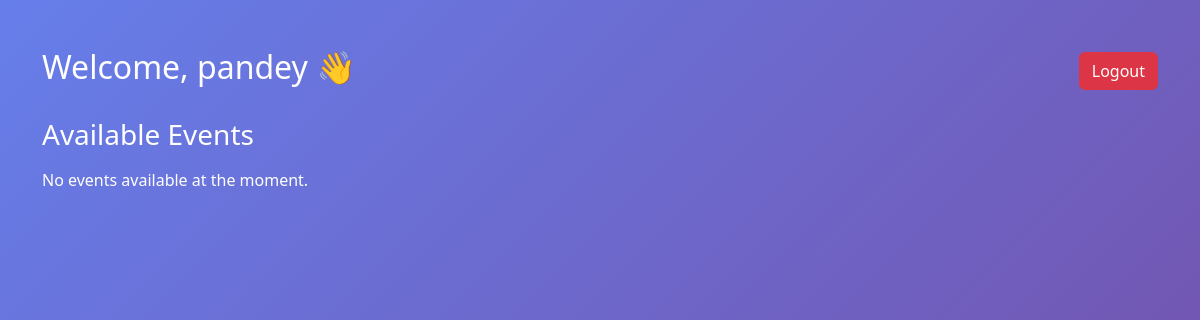
The app's page /student/dashboard/ (signed in), older data.
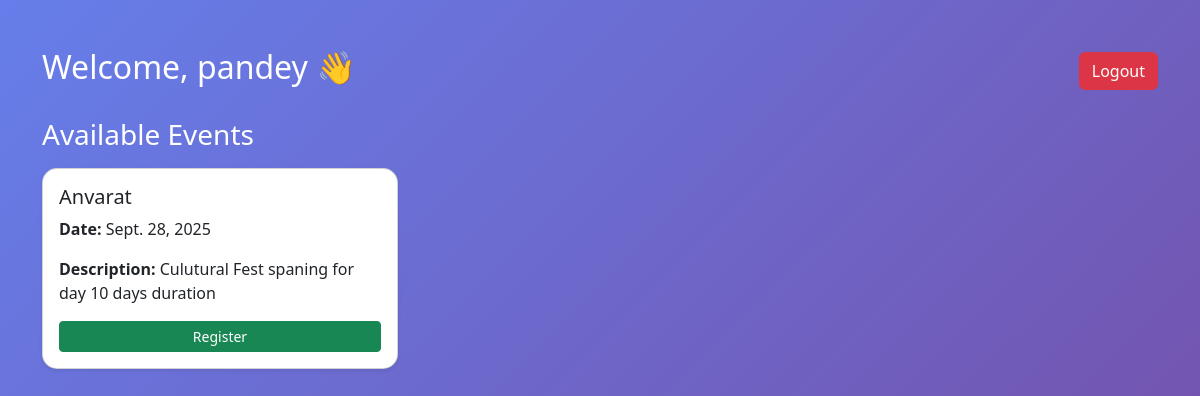
The same page, newer data.
### accounts/models.py (models this page shows, shortened)
class Event(models.Model):
    title = models.CharField(max_length=200)
    description = models.TextField()
    date = models.DateField()
    venue = models.CharField(max_length=200)
    category = models.CharField(max_length=50)
    poster = models.ImageField(upload_to="event_posters/", blank=True, null=True)
    created_by = models.ForeignKey(
        CustomUser,
        on_delete=models.CASCADE,
        related_name="events",
        null=True,     # ✅ fixes migration issue
        blank=True     # ✅ allows empty in admin/forms if needed
    )

### accounts/views.py (the view)
# urls.py: path("student/dashboard/", views.student_dashboard, name="student_dashboard"),
@login_required(login_url="accounts:login")
def student_dashboard(request):
    events = Event.objects.all()
    registrations = Registration.objects.filter(student=request.user)
    return render(request, "student_dashboard.html", {
        "events": events,
        "registrations": registrations
    })

### accounts/templates/student_dashboard.html (shortened to what this page needs)
{% extends "base.html" %}
{% block body_class %}dashboard-body{% endblock %}
{% block content %}
<div class="container py-5">
  <div class="d-flex justify-content-between align-items-center mb-4">
    <h2 class="text-white">Welcome, {{ user.username }} 👋</h2>
    <a href="{% url 'accounts:logout' %}" class="btn btn-danger">Logout</a>
  </div>
  <h3 class="text-white mb-3">Available Events</h3>
  <div class="row">
    {% if events %}
      {% for event in events %}
        <div class="col-md-4 mb-4">
          <div class="card shadow-sm h-100">
            <div class="card-body d-flex flex-column">
              <h5 class="card-title">{{ event.title }}</h5>
              <p class="card-text"><strong>Date:</strong> {{ event.date }}</p>
              <p class="card-text"><strong>Description:</strong> {{ event.description|default:"No description" }}</p>
              <div class="mt-auto">
                <a href="{% url 'accounts:register_event' event.id %}"
                   class="btn btn-success btn-sm w-100">
                  Register
                </a>
              </div>
            </div>
          </div>
        </div>
      {% endfor %}
    {% else %}
      <p class="text-white">No events available at the moment.</p>
    {% endif %}
  </div>
</div>
{% endblock %}

Row changes from the older to the newer data that the page shows:
added Event: title "Anvarat", date "Sept. 28, 2025", description "Culutural Fest spaning for day 10 days duration"
Text that changed along with them:
text no longer shown: "No events available at the moment."
